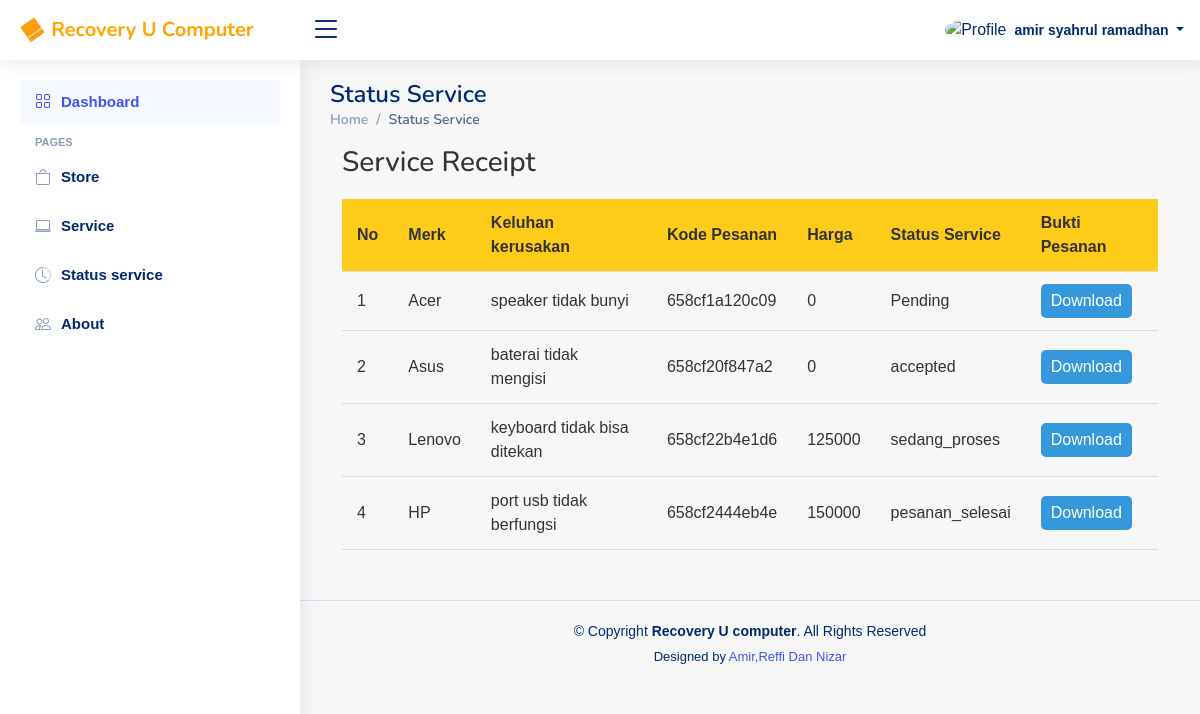
The app's page /user/content/status/status.php (signed in) with its own data.
### tables this page shows
CREATE TABLE `service_requests` (
  `id_pesan` int(50) NOT NULL,
  `merk` varchar(50) NOT NULL,
  `detail` text NOT NULL,
  `create_at` timestamp NOT NULL DEFAULT current_timestamp(),
  `token` varchar(100) DEFAULT NULL,
  `tanggal` date DEFAULT NULL,
  `jam` varchar(20) DEFAULT NULL,
  `nama_lengkap` varchar(100) DEFAULT NULL,
  `telepon` varchar(20) DEFAULT NULL,
  `status` varchar(20) NOT NULL DEFAULT 'pending',
  `price` int(200) NOT NULL
);

### user/content/status/status.php (the view, shortened to what this page needs)
<?php
class DatabaseManager
{
  protected $conn;
  public function __construct($connection)
  {
    $this->conn = $connection;
  }
  public function executeQuery($query)
  {
    return mysqli_query($this->conn, $query);
  }
  public function getProducts()
  {
    return $this->executeQuery("SELECT id_pesan, merk, detail, token, price, status FROM service_requests ORDER BY id_pesan ASC");
  }
}
class ProductService extends DatabaseManager
{
  public function displayProducts()
  {
    $products = $this->getProducts();
    $index = 1;
    if (mysqli_num_rows($products) > 0) {
      while ($row = mysqli_fetch_assoc($products)) {
        echo '<tr>
                <td>' . $index . '</td>
                <td>' . $row['merk'] . '</td>
                <td>' . $row['detail'] . '</td>
                <td>' . $row['token'] . '</td>
                <td>' . $row['price'] . '</td>
                <td>';
        $index++;
        if ($row['status'] == 'pending') {
          echo '<span class="pending-label">Pending</span>';
        } else {
          echo $row['status'];
        }
        echo '<td><a href="struk.php?id=' . $row['id_pesan'] . '">Download</a></td>';
      }
    } else {
      echo "No data found";
    }
  }
}
$ds = DIRECTORY_SEPARATOR;
$base_dir = realpath(dirname(__FILE__) . $ds . '../../../') . $ds;
require_once("{$base_dir}user{$ds}core{$ds}header.php");
require_once("../../core/connection.php");
$productService = new ProductService($conn);
?>
<main id="main" class="main">
  <div class="pagetitle">
    <h1>Status Service</h1>
    <nav>
      <ol class="breadcrumb">
        <li class="breadcrumb-item"><a href="../dashboard/dashboard.php">Home</a></li>
        <li class="breadcrumb-item active">Status Service</li>
      </ol>
    </nav>
  </div>
  <section class="section dashboard">
    <div class="row">
      <h3>Service Receipt</h3>
      <div class="table-container">
        <table class="receipt-table">
          <thead>
            <tr>
              <th>No</th>
              <th>Merk</th>
              <th>Keluhan kerusakan</th>
              <th>Kode Pesanan</th>
              <th>Harga</th>
              <th>Status Service</th>
              <th>Bukti Pesanan</th>
            </tr>
          </thead>
          <tbody>
            <?php $productService->displayProducts(); ?>
          </tbody>
        </table>
      </div>
    </div>
  </section>
</main>
<?php require_once("{$base_dir}user{$ds}core{$ds}footer.php"); ?>

### user/core/header.php (shortened to what this page needs)
<!DOCTYPE html>
<html lang="en">
<head>
  <link href="../../../assets/vendor/bootstrap/css/bootstrap.min.css" rel="stylesheet">
  <link href="../../../assets/vendor/bootstrap-icons/bootstrap-icons.css" rel="stylesheet">
  <link href="../../../assets/vendor/boxicons/css/boxicons.min.css" rel="stylesheet">
  <link href="../../../assets/vendor/quill/quill.snow.css" rel="stylesheet">
  <link href="../../../assets/vendor/quill/quill.bubble.css" rel="stylesheet">
  <link href="../../../assets/vendor/remixicon/remixicon.css" rel="stylesheet">
  <link href="../../../assets/vendor/simple-datatables/style.css" rel="stylesheet">
  <link href="../../../assets/css/style.css" rel="stylesheet">
</head>
<body>
  <header id="header" class="header fixed-top d-flex align-items-center">
    <div class="d-flex align-items-center justify-content-between">
      <a href="../dashboard/dashboard.php" class="logo d-flex align-items-center">
        <img src="../../../assets/img/icon.png" alt="">
        <span style="color: orange; font-size:20px;" class="d-none d-lg-block">Recovery U Computer</span>
      </a>
      <i class="bi bi-list toggle-sidebar-btn"></i>
    </div>
    <nav class="header-nav ms-auto">
      <ul class="d-flex align-items-center">
        <li class="nav-item dropdown pe-3">
          <a class="nav-link nav-profile d-flex align-items-center pe-0" href="../dashboard/dashboard.php" data-bs-toggle="dropdown">
            <img src="../../../assets/img/admin.jpg" alt="Profile" class="rounded-circle">
            <span class="d-none d-md-block dropdown-toggle ps-2"><?php echo $_SESSION['user_name'] ?>
            </span>
          </a>
        </li>
      </ul>
    </nav>
  </header>
  <?php include 'sidebar.php'; ?>

### user/core/sidebar.php
<aside id="sidebar" class="sidebar">
  <ul class="sidebar-nav" id="sidebar-nav">
    <li class="nav-item">
      <a class="nav-link " href="../dashboard/dashboard.php">
        <i  class="bi bi-grid"></i>
        <span >Dashboard</span>
      </a>
    </li>
    <li class="nav-heading">Pages</li>
    <li class="nav-item">
      <a class="nav-link collapsed" href="../store/store.php">
        <i  class="bi bi-bag"></i>
        <span >Store</span>
      </a>
    </li>
    <li class="nav-item">
      <a class="nav-link collapsed" href="../service/service.php">
        <i  class="bi bi-laptop"></i>
        <span >Service</span>
      </a>
    </li>
    <li class="nav-item">
      <a class="nav-link collapsed" href="../status/status.php">
        <i  class="bi bi-clock-history"></i>
        <span >Status service</span>
      </a>
    </li>
    <li class="nav-item">
      <a class="nav-link collapsed" href="../about/About.php">
        <i  class="bi bi-people"></i>
        <span >About</span>
      </a>
    </li>
  </ul>
</aside>

### user/core/footer.php (shortened to what this page needs)
<footer id="footer" class="footer">
  <div class="copyright">
    &copy; Copyright <strong><span>Recovery U computer</span></strong>. All Rights Reserved
  </div>
  <div class="credits">
    Designed by <a href="https://ubpkarawang.ac.id/">Amir,Reffi Dan Nizar</a>
  </div>
</footer>
</body>
</html>

### assets/css/style.css (style rules this page uses)
:root { scroll-behavior: smooth; }
body { font-family: "Open Sans", sans-serif; background: #f6f9ff; color: #444444; }
a { color: #4154f1; text-decoration: none; }
h1, h2, h3, h4, h5, h6 { font-family: "Nunito", sans-serif; }
#main { margin-top: 60px; padding: 20px 30px; transition: all 0.3s; }
.pagetitle { margin-bottom: 10px; }
.pagetitle h1 { font-size: 24px; margin-bottom: 0; font-weight: 600; color: #012970; }
.breadcrumb { font-size: 14px; font-family: "Nunito", sans-serif; color: #899bbd; font-weight: 600; }
.breadcrumb a { color: #899bbd; transition: 0.3s; }
.breadcrumb .breadcrumb-item::before { color: #899bbd; }
.breadcrumb .active { color: #51678f; font-weight: 600; }
.logo { line-height: 1; }
@media (min-width: 1200px) { .logo { width: 280px; } }
.logo img { max-height: 26px; margin-right: 6px; }
.logo span { font-size: 26px; font-weight: 700; color: #012970; font-family: "Nunito", sans-serif; }
.header { transition: all 0.5s; z-index: 997; height: 60px; box-shadow: 0px 2px 20px rgba(1, 41, 112, 0.1); background-color: #fff; padding-left: 20px; }
.header .toggle-sidebar-btn { font-size: 32px; padding-left: 10px; cursor: pointer; color: #012970; }
.header-nav ul { list-style: none; }
.header-nav>ul { margin: 0; padding: 0; }
.header-nav .nav-profile { color: #012970; }
.header-nav .nav-profile img { max-height: 36px; }
.header-nav .nav-profile span { font-size: 14px; font-weight: 600; }
.sidebar { position: fixed; top: 60px; left: 0; bottom: 0; width: 300px; z-index: 996; transition: all 0.3s; padding: 20px; overflow-y: auto; scrollbar-width: thin; scrollbar-color: #aab7cf transparent; box-shadow: 0px 0px 20px rgba(1, 41, 112, 0.1); background-color: #fff; }
@media (min-width: 1200px) { #main, #footer { margin-left: 300px; } }
.sidebar-nav { padding: 0; margin: 0; list-style: none; }
.sidebar-nav li { padding: 0; margin: 0; list-style: none; }
.sidebar-nav .nav-item { margin-bottom: 5px; }
.sidebar-nav .nav-heading { font-size: 11px; text-transform: uppercase; color: #899bbd; font-weight: 600; margin: 10px 0 5px 15px; }
.sidebar-nav .nav-link { display: flex; align-items: center; font-size: 15px; font-weight: 600; color: #4154f1; transition: 0.3; background: #f6f9ff; padding: 10px 15px; border-radius: 4px; }
.sidebar-nav .nav-link i { font-size: 16px; margin-right: 10px; color: #4154f1; }
.sidebar-nav .nav-link.collapsed { color: #012970; background: #fff; }
.sidebar-nav .nav-link.collapsed i { color: #899bbd; }
.footer { padding: 20px 0; font-size: 14px; transition: all 0.3s; border-top: 1px solid #cddfff; }
.footer .copyright { text-align: center; color: #012970; }
.footer .credits { padding-top: 5px; text-align: center; font-size: 13px; color: #012970; }
body { font-family: 'Poppins', sans-serif; overflow-x: hidden; text-rendering: optimizeLegibility; -webkit-font-smoothing: antialiased; -moz-osx-font-smoothing: grayscale; }
a { text-decoration: none !important; }
ul { padding: 0; margin: 0; list-style: none; }
h1, h2, h3, h4, h5, h6 { margin: 0px; }
header { position: absolute; z-index: 99999; width: 100%; height: 80px; background-color: #232323; -webkit-transition: all 0.3s ease-in-out 0s; -moz-transition: all 0.3s ease-in-out 0s; -o-transition: all 0.3s ease-in-out 0s; transition: all 0.3s ease-in-out 0s; }
footer { text-align: center; }

### user/content/status/status.php (style rules this page uses)
body { font-family: Arial, sans-serif; margin: 0; padding: 0; background-color: #f7f7f7; color: #333; }
.section { margin-bottom: 30px; }
.row { margin: 0 auto; max-width: 1200px; }
h1, h3 { margin-top: 0; }
.table-container { overflow-x: auto; }
.receipt-table { width: 100%; border-collapse: collapse; margin-top: 20px; }
.receipt-table th, .receipt-table td { padding: 12px 15px; text-align: left; border-bottom: 1px solid #ddd; }
.receipt-table th { background-color: #FFCB19; font-weight: bold; }
.receipt-table td a { display: inline-block; padding: 5px 10px; background-color: #3498db; color: #fff; text-decoration: none; border-radius: 5px; }

### records on screen
service_requests: merk "Acer", detail "speaker tidak bunyi", token "658cf1a120c09", price "0", status "Pending"
service_requests: merk "Asus", detail "baterai tidak mengisi", token "658cf20f847a2", price "0", status "accepted"
service_requests: merk "Lenovo", detail "keyboard tidak bisa ditekan", token "658cf22b4e1d6", price "125000", status "sedang_proses"
service_requests: merk "HP", detail "port usb tidak berfungsi", token "658cf2444eb4e", price "150000", status "pesanan_selesai"

### other values on screen
$_SESSION['user_name'] "amir syahrul ramadhan"
